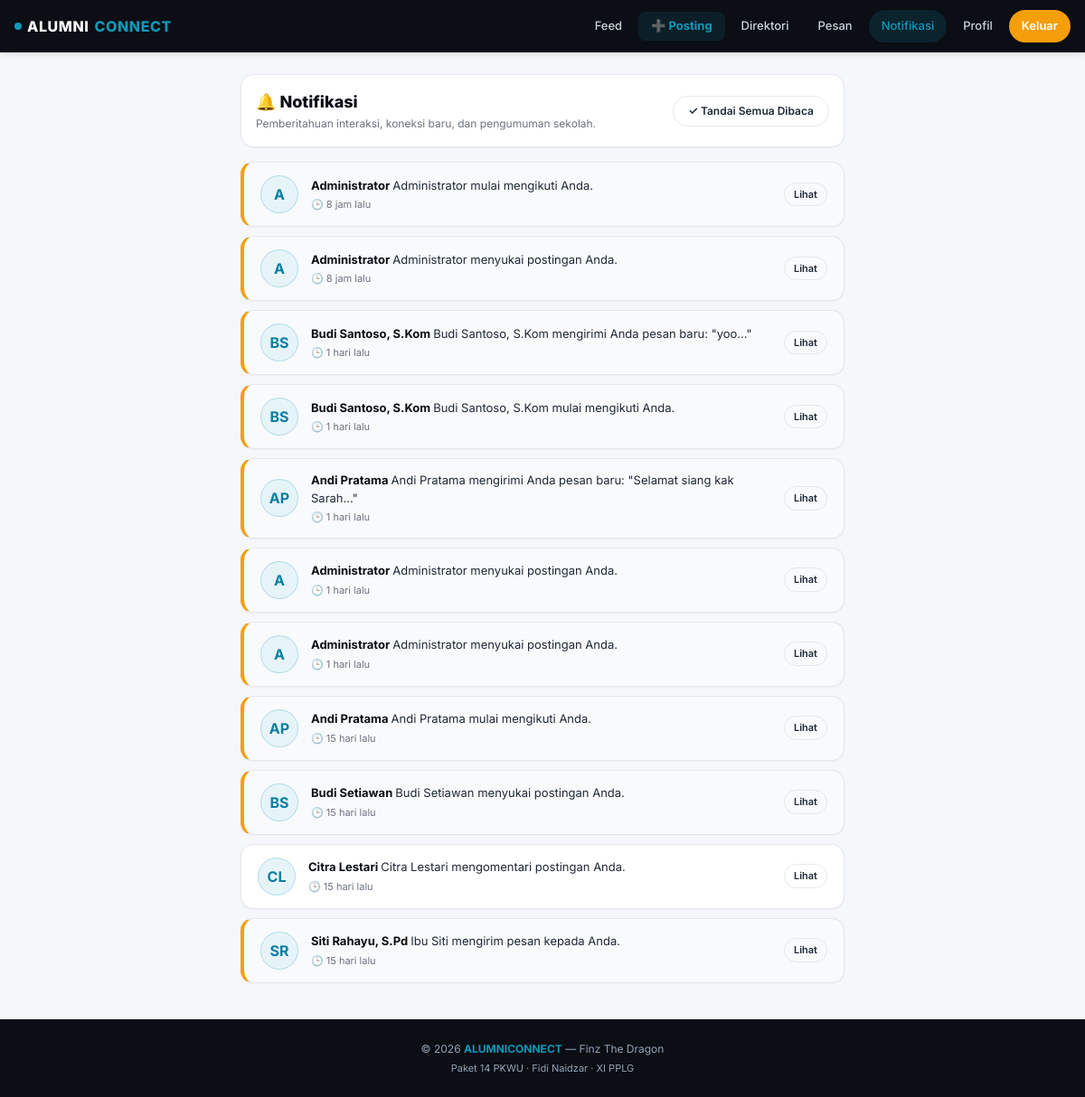
Page /pages/notifications.php (signed in) on the committed database.
### tables this page shows
CREATE TABLE `notifications` (
  `id` bigint NOT NULL AUTO_INCREMENT,
  `user_id` bigint NOT NULL,
  `from_user_id` bigint DEFAULT NULL,
  `tipe` varchar(50) DEFAULT NULL,
  `pesan` varchar(255) DEFAULT NULL,
  `is_read` tinyint(1) DEFAULT '0',
  `created_at` timestamp NULL DEFAULT CURRENT_TIMESTAMP,
  PRIMARY KEY (`id`),
  KEY `user_id` (`user_id`),
  KEY `from_user_id` (`from_user_id`),
  CONSTRAINT `notifications_ibfk_1` FOREIGN KEY (`user_id`) REFERENCES `users` (`id`) ON DELETE CASCADE,
  CONSTRAINT `notifications_ibfk_2` FOREIGN KEY (`from_user_id`) REFERENCES `users` (`id`) ON DELETE SET NULL
);

CREATE TABLE `profiles` (
  `id` bigint NOT NULL AUTO_INCREMENT,
  `user_id` bigint NOT NULL,
  `nama` varchar(100) DEFAULT NULL,
  `foto` varchar(255) DEFAULT NULL,
  `bio` text,
  PRIMARY KEY (`id`),
  UNIQUE KEY `user_id` (`user_id`),
  CONSTRAINT `profiles_ibfk_1` FOREIGN KEY (`user_id`) REFERENCES `users` (`id`) ON DELETE CASCADE
);

### includes/functions.php (called while the page is built, shortened)
<?php
function baseUrl($path = '') {
    $base = '/alumniconnect';
    return $base . '/' . ltrim($path, '/');
}
function e($str) {
    return htmlspecialchars($str ?? '', ENT_QUOTES, 'UTF-8');
}
function initials($name) {
    $parts = preg_split('/\s+/', trim($name));
    $ini = '';
    foreach (array_slice($parts, 0, 2) as $p) {
        $ini .= strtoupper(substr($p, 0, 1));
    }
    return $ini ?: '?';
}
function timeAgo($datetime) {
    $time = strtotime($datetime);
    $diff = time() - $time;
    if ($diff < 86400)    return floor($diff / 3600) . ' jam lalu';
    if ($diff < 2592000)  return floor($diff / 86400) . ' hari lalu';
    return floor($diff / 31536000) . ' tahun lalu';
}

### pages/notifications.php (the view, shortened to what this page needs)
<?php
require_once __DIR__ . '/../includes/functions.php';
require_once __DIR__ . '/../config/database.php';
$userId = $_SESSION['user_id'];
$stmt = $conn->prepare("
    SELECT
        n.id, n.tipe, n.pesan, n.is_read, n.created_at,
        u.id AS from_user_id, u.username,
        p.nama, p.foto
    FROM notifications n
    LEFT JOIN users u ON u.id = n.from_user_id
    LEFT JOIN profiles p ON p.user_id = u.id
    WHERE n.user_id = ?
    ORDER BY n.created_at DESC
    LIMIT 50
");
$stmt->bind_param('i', $userId);
$stmt->execute();
$notifications = $stmt->get_result()->fetch_all(MYSQLI_ASSOC);
include __DIR__ . '/../includes/header.php';
?>
<div class="container" style="max-width:700px; margin-top:24px;">
  <div class="card" style="margin-bottom:16px;">
    <div style="display:flex; justify-content:space-between; align-items:center;">
      <div>
        <h2 style="font-size:18px;font-weight:800;color:var(--navy);">🔔 Notifikasi</h2>
        <p style="font-size:12px;color:var(--text-muted);margin-top:2px;">
          Pemberitahuan interaksi, koneksi baru, dan pengumuman sekolah.
        </p>
      </div>
      <?php if (!empty($notifications)): ?>
        <a href="<?= baseUrl('pages/notifications.php?action=read_all') ?>" class="btn btn-outline btn-sm">
          ✓ Tandai Semua Dibaca
        </a>
      <?php endif; ?>
    </div>
  </div>
  <?php if (empty($notifications)): ?>
    <div class="card text-center" style="padding:40px 20px;">
      <div style="font-size:36px;margin-bottom:8px;">🔔</div>
      <h3 style="font-size:15px;font-weight:700;color:var(--navy);">Belum ada notifikasi baru</h3>
      <p style="font-size:13px;color:var(--text-muted);margin-top:4px;">
        Aktivitas seperti follow, like, dan komentar akan muncul di sini.
      </p>
    </div>
  <?php else: ?>
    <?php foreach ($notifications as $n): ?>
      <?php
        $icon = '🔔';
        if ($n['tipe'] === 'follow')  $icon = '👤';
        if ($n['tipe'] === 'like')    $icon = '❤️';
        if ($n['tipe'] === 'comment') $icon = '💬';
        if ($n['tipe'] === 'system' || $n['tipe'] === 'announcement') $icon = '📢';
      ?>
      <div class="notif-item <?= !$n['is_read'] ? 'unread' : '' ?>">
        <div class="avatar" style="width:42px;height:42px;font-size:16px;">
          <?= $n['from_user_id'] ? initials($n['nama'] ?? $n['username']) : $icon ?>
        </div>
        <div class="notif-text">
          <div>
            <?php if ($n['from_user_id']): ?>
              <a href="<?= baseUrl('pages/profile.php?id=' . $n['from_user_id']) ?>" style="font-weight:700;color:var(--navy);">
                <?= e($n['nama'] ?? $n['username']) ?>
              </a>
            <?php endif; ?>
            <span><?= e($n['pesan']) ?></span>
          </div>
          <div class="notif-time">
            🕒 <?= timeAgo($n['created_at']) ?>
          </div>
        </div>
        <div>
          <?php if ($n['from_user_id']): ?>
            <a href="<?= baseUrl('pages/profile.php?id=' . $n['from_user_id']) ?>" class="btn btn-outline btn-sm" style="padding:4px 10px;font-size:11px;">
              Lihat
            </a>
          <?php endif; ?>
        </div>
      </div>
    <?php endforeach; ?>
  <?php endif; ?>
</div>
<?php include __DIR__ . '/../includes/footer.php'; ?>

### assets/css/style.css (style rules this page uses)
:root { --primary: #1198B9; --primary-dark: #0d7fa0; --primary-light: #E6F4F8; --navy: #0B0E14; --navy-2: #11151A; --orange: #F59E0B; --orange-dark: #d97706; --orange-light: #FEF3E2; --bg: #F5F7FA; --white: #FFFFFF; --text: #1F2937; --text-muted: #6B7280; --border: #E5E7EB; --shadow-sm: 0 1px 2px rgba(0,0,0,0.04); --shadow: 0 2px 8px rgba(0,0,0,0.06); --shadow-md: 0 4px 16px rgba(0,0,0,0.08); --radius: 14px; --radius-sm: 10px; --radius-pill: 999px; }
* { margin: 0; padding: 0; box-sizing: border-box; }
html { scroll-behavior: smooth; }
body { font-family: 'Inter', 'Segoe UI', Arial, sans-serif; background: var(--bg); color: var(--text); font-size: 14px; line-height: 1.5; -webkit-font-smoothing: antialiased; padding-bottom: 80px; }
@media (min-width: 992px) { body { padding-bottom: 0; } }
a { color: inherit; text-decoration: none; }
.container { max-width: 1200px; margin: 0 auto; padding: 0 16px; }
.btn { display: inline-flex; align-items: center; justify-content: center; gap: 6px; padding: 10px 20px; border-radius: var(--radius-pill); font-weight: 600; font-size: 13px; border: none; cursor: pointer; transition: all 0.2s; text-align: center; white-space: nowrap; }
.btn-outline { background: transparent; border: 1.5px solid var(--border); color: var(--text); }
.btn-sm { padding: 7px 16px; font-size: 12px; }
.card { background: white; border-radius: var(--radius); border: 1px solid var(--border); padding: 16px; box-shadow: var(--shadow-sm); margin-bottom: 14px; }
.avatar { width: 44px; height: 44px; border-radius: 50%; background: var(--primary-light); color: var(--primary-dark); display: inline-flex; align-items: center; justify-content: center; font-weight: 700; font-size: 15px; flex-shrink: 0; border: 1.5px solid rgba(17,152,185,0.25); text-transform: uppercase; user-select: none; }
.notif-item { display: flex; align-items: center; gap: 14px; padding: 14px 18px; background: white; border: 1px solid var(--border); border-radius: var(--radius); margin-bottom: 10px; box-shadow: var(--shadow-sm); transition: all 0.2s; }
.notif-item.unread { background: #F8FAFC; border-left: 4px solid var(--orange); }
.notif-text { flex: 1; font-size: 13px; color: var(--text); }
.notif-time { font-size: 11px; color: var(--text-muted); margin-top: 3px; }

### rows in the picture
notifications: profiles.nama "A", profiles.nama "Administrator", pesan "Administrator mulai mengikuti Anda.", created_at "8 jam lalu"
notifications: profiles.nama "A", profiles.nama "Administrator", pesan "Administrator menyukai postingan Anda.", created_at "8 jam lalu"
notifications: profiles.nama "BS", profiles.nama "Budi Santoso, S.Kom", pesan "Budi Santoso, S.Kom mengirimi Anda pesan baru: \"yoo...\"", created_at "1 hari lalu"
notifications: profiles.nama "BS", profiles.nama "Budi Santoso, S.Kom", pesan "Budi Santoso, S.Kom mulai mengikuti Anda.", created_at "1 hari lalu"
notifications: profiles.nama "AP", profiles.nama "Andi Pratama", pesan "Andi Pratama mengirimi Anda pesan baru: \"Selamat siang kak Sarah...\"", created_at "1 hari lalu"
notifications: profiles.nama "A", profiles.nama "Administrator", pesan "Administrator menyukai postingan Anda.", created_at "1 hari lalu"
notifications: profiles.nama "A", profiles.nama "Administrator", pesan "Administrator menyukai postingan Anda.", created_at "1 hari lalu"
notifications: profiles.nama "AP", profiles.nama "Andi Pratama", pesan "Andi Pratama mulai mengikuti Anda.", created_at "15 hari lalu"
notifications: profiles.nama "BS", profiles.nama "Budi Setiawan", pesan "Budi Setiawan menyukai postingan Anda.", created_at "15 hari lalu"
notifications: profiles.nama "CL", profiles.nama "Citra Lestari", pesan "Citra Lestari mengomentari postingan Anda.", created_at "15 hari lalu"
notifications: profiles.nama "SR", profiles.nama "Siti Rahayu, S.Pd", pesan "Ibu Siti mengirim pesan kepada Anda.", created_at "15 hari lalu"
